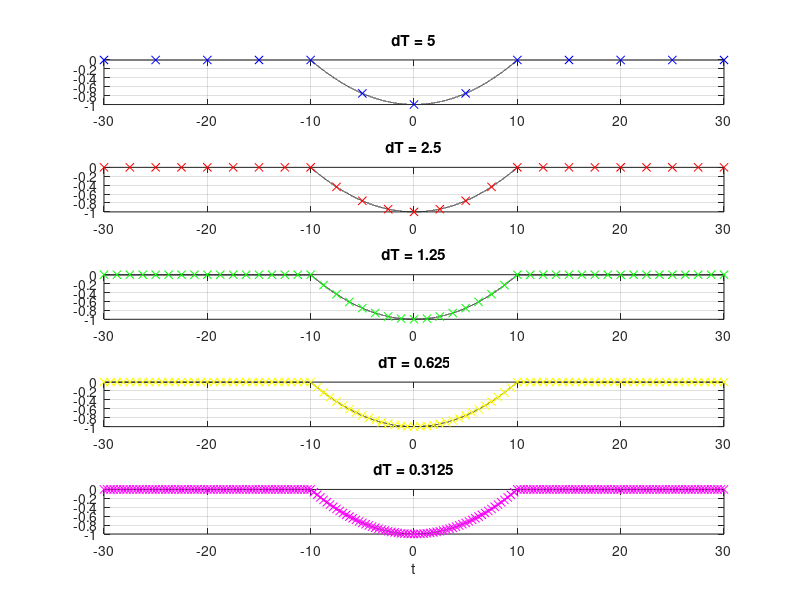

The MATLAB source for this figure: (Note: this script raises an error after producing the figure.)
close all; clear all;

% Defining parameters
a = 10;
T = 500;
dt = 0.001;

% Defining function
t = [-a:dt:a-dt];
Fdef = (t.*t)/(a*a)-1; % Non-zero values

t = [-T:dt:T-dt]; % Whole interval of interest
n1 = size(t, 2);
n2 = size(Fdef, 2);
F = [zeros(1, (n1-n2)/2) Fdef zeros(1, (n1-n2)/2)]; % Complete function

% Sample intervals
dt_list = [5 2.5 1.25 0.625 0.3125];

% Define and plot function using different sample intervals
figure;
colors = ['b' 'r' 'g' 'y' 'm' 'c'];
for i = length(dt_list):-1:1
    ts = [-a:dt_list(i):a-dt];
	Fsdef = (ts.*ts)/(a*a)-1; % Non-zero values
    
	ts = [-T:dt_list(i):T-dt]; % Whole interval of interest
	n1s = size(ts, 2);
	n2s = size(Fsdef, 2);
	Fs = [zeros(1, (n1s-n2s)/2) Fsdef zeros(1, (n1s-n2s)/2)]; % Complete function
	
	subplot(length(dt_list), 1, i);
	plot(t, F, '-k');
	hold on;
	plot(ts(1:size(Fs, 2)), Fs, 'x', 'color', colors(i));
	title(['dT = ' num2str(dt_list(i))]);
	xlim([-30,30]);
    grid on;
	if (i == length(dt_list))
		xlabel('t');
    end
end

% Define and plot CFT and DFT of the function
figure;
for i = length(dt_list):-1:1
	ts = [-a:dt_list(i):a-dt];
	Fsdef = (ts.*ts)/(a*a)-1; % Non-zero values
	
    ts = [-T:dt_list(i):T-dt]; % Whole interval of interest
	n1s = size(ts, 2);
	n2s = size(Fsdef, 2);
	Fs = [zeros(1, (n1s-n2s)/2) Fsdef zeros(1, (n1s-n2s)/2)]; % Complete function

	% DFT using fft_zp function
	DFT = dt_list(i) * fft_zp(Fs');
	ndft = -1 / (2 * dt_list(i)) : 1 / (length(ts) * dt_list(i)) : 1 / (2 * dt_list(i));

    % CFT
	if (i == length(dt_list))
		ncft = [-10:0.001:10]; 
		x = 2*pi*ncft;
		CFT = 8 * (a*x.*cos(a*x) - sin(a*x)) ./ (a*a*((x).^3));
		plot(ncft, CFT, '-k')
		hold on;
		legend('F(f)');
        grid on;
	end

	plot(ndft(1:end-1), real(DFT), '-x', 'color', colors(i));
	hold on;
	xlim([-1.0 1.0]);
    grid on;
end
legend('CFT','DFT, dT = 0.3125','DFT, dT = 0.625', 'DFT, dT = 1.25','DFT, dT = 2.5', 'DFT, dT = 5.0');
xlabel('f');
ylabel('FT');

% Define and plot function multiplied with cos(2*pi*b*t) using different sample intervals
b = 0.5;
F1 = F .* cos(2*pi*b*t);
figure;
for i = length(dt_list):-1:1
	ts = [-a:dt_list(i):a-dt];
	F1sdef = ((ts.*ts)/(a*a)-1) .* cos(2*pi*b*ts); % Non-zero values
	
    ts = [-T:dt_list(i):T-dt]; % Whole interval of interest
	n1s = size(ts, 2);
	n2s = size(F1sdef, 2);
	F1s = [zeros(1, (n1s-n2s)/2) F1sdef zeros(1, (n1s-n2s)/2)]; % Complete function
	
	subplot(length(dt_list), 1, i);
	plot(t, F1, '-k');
	hold on;
	plot(ts, F1s, 'x', 'color', colors(i));
	title(['dT = ' num2str(dt_list(i))]);
	xlim([-20,20]);
    grid on;
	if (i == length(dt_list))
		xlabel('t');
    end
end

% Define and plot CFT and DFT of the function multiplied with cos(2*pi*b*t)
figure;
for i = length(dt_list):-1:1
	ts = [-a:dt_list(i):a-dt];
	F1sdef = ((ts.*ts)/(a*a)-1) .* cos(2*pi*b*ts); % Non-zero values
    
	ts = [-T:dt_list(i):T-dt]; % Whole interval of interest
	n1s = size(ts, 2);
	n2s = size(F1sdef, 2);
	F1s = [zeros(1, (n1s-n2s)/2) F1sdef zeros(1, (n1s-n2s)/2)]; % Complete function

	% DFT using fft_zp function
	DFT1 = dt_list(i) * fft_zp(F1s');
	ndft1 = -1 / (2 * dt_list(i)) : 1 / (length(ts) * dt_list(i)) : 1 / (2 * dt_list(i));

    % CFT
	if (i == length(dt_list))
		ncft1 = [-10:0.001:10];
		x1 = 2*pi*(ncft1 - b);
		x2 = 2*pi*(ncft1 + b);
		CFT1 = 0.5 * (8*(a*x1.*cos(a*x1) - sin(a*x1)) ./ (a*a*((x1).^3)) + 8*(a*x2.*cos(a*x2) - sin(a*x2)) ./ (a*a*((x2).^3)));
		plot(ncft1, CFT1, '-k')
		hold on;
	end

	plot(ndft1(1:end-1), real(DFT1), '-x', 'color', colors(i));
	hold on;
	xlim([-1.0 1.0]);
	grid on;
end
legend('CFT','DFT, dT = 0.3125','DFT, dT = 0.625', 'DFT, dT = 1.25','DFT, dT = 2.5', 'DFT, dT = 5.0');
xlabel('f');
ylabel('FT');

